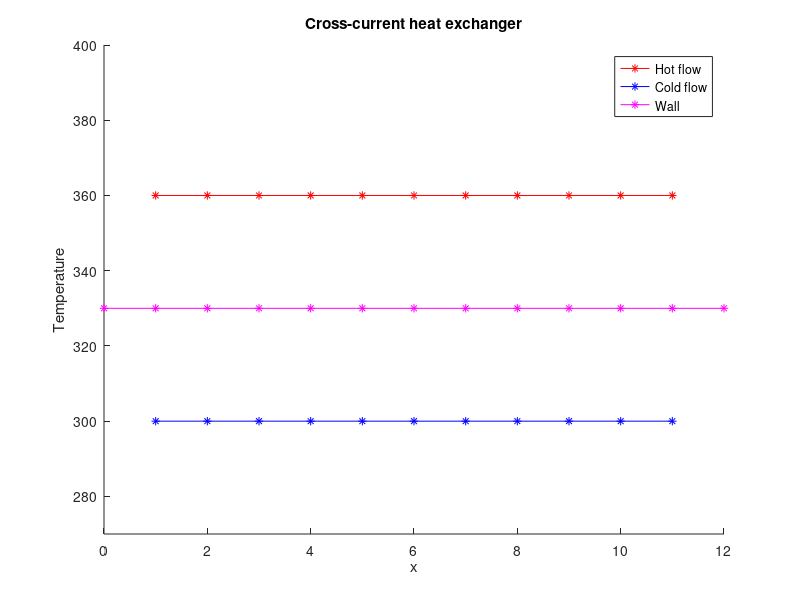

Source code (MATLAB): (Note: this script raises an error after producing the figure.)
% Countercurrent Double-Pipe Heat Exchanger 
% https://www.maplesoft.com/applications/view.aspx?SID=119402&view=html

clear all;
close all;
clc;

L = 1;

tF = 5;
Nx = 10;
Nt = 100;

dt = tF/Nt;
dx = L/Nx;

v1 = 0.6366197724;
v2 = 0.1657863990;
v3 = 0.00003585526318;
d1 = 0.9792;
d2 = 0.2986;
d3 = 2.3923;
d4 = 2.8708;

TH = zeros(1, Nx+1);
TC = zeros(1, Nx+1);
TW = zeros(1, Nx+1+2);  % +2 phantom nodes

fH = zeros(1, Nx+1);
fC = zeros(1, Nx+1);
fW = zeros(1, Nx+1+2);  % +2 phantom nodes

% Intial condition
TH(1:Nx+1) = 360;
TC(1:Nx+1) = 300;
TW(1:Nx+1+2) = 330;

h=figure;
hold on
h1 = plot(0,0,'r-*');
h2 = plot(0,0,'b-*');
h3 = plot(0,0,'m-*');
title('Cross-current heat exchanger')
ylim([270 400])
xlabel('x')
ylabel('Temperature')
legend('Hot flow', 'Cold flow', 'Wall')

xa = 1:Nx+1; % for advection
xb = 0:Nx+2; % for diffusion
for k = 1 : Nt
    set(h1,'XData',xa,'Ydata',TH);
    set(h2,'XData',xa,'Ydata',TC);
    set(h3,'XData',xb,'Ydata',TW);
    drawnow;
    
    write2gif(h, k, 'exp01.gif');
    
    TW = apply_bc(TW, L/Nx, ["Neumann", "Neumann"], [0, 0]);  
    
    % TW(2:end-1) : it means we ignore pahnatom nodes
    
    fH = -d1.*(TH-TW(2:end-1));
    TH = upwind(TH, fH, v1, dt, dx);
    
    fC = d2.*(TH-TW(2:end-1));
    TC = downwind(TC, fC, -v2, dt, dx);
    
    fW(2:end-1) = d3.*(TH-TW(2:end-1)) - d4.*(TW(2:end-1)-TC);
    TW = diffusion_1d(TW, fW, sqrt(v3), dx, dt);
end
